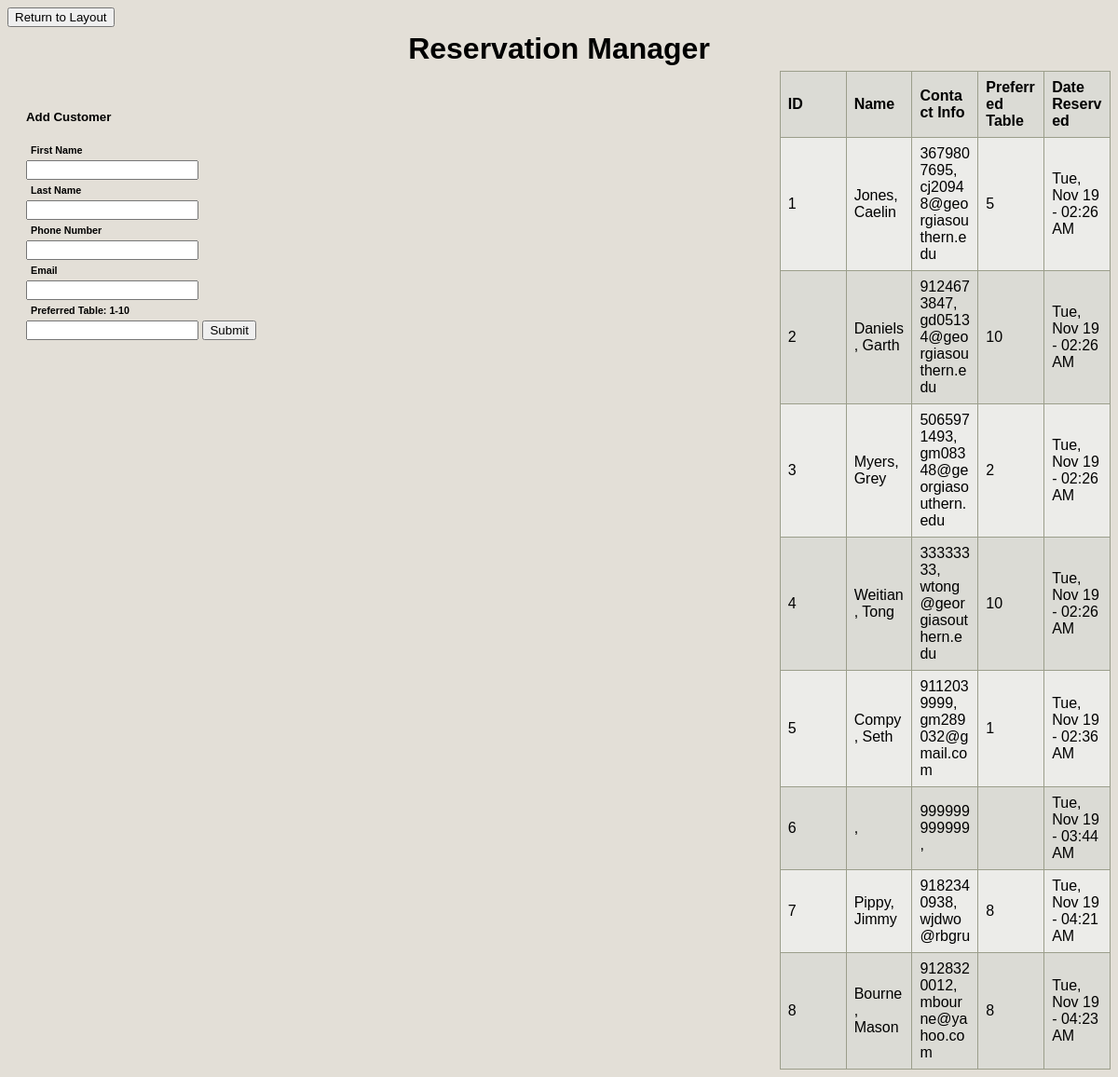
/reservation_manager, run on the app's committed database.
### main.py (models this page shows, shortened)
class Customer(db.Model):
    cust_id = db.Column(db.Integer, primary_key=True, autoincrement=True)
    cust_first_name = db.Column(db.String(50), nullable=False)
    cust_last_name = db.Column(db.String(50), nullable=False)
    phone_no = db.Column(db.String(10), unique=True, nullable=False)
    email = db.Column(db.String(60), unique=True, nullable=False)
    pref_table = db.Column(db.Integer, db.ForeignKey("table.table_id"))
    date_created = db.Column(db.DateTime, default = datetime.now(), nullable=False)
    date_reserved = db.Column(db.DateTime, default = datetime.now(), nullable=False)

### main.py (the view)
@app.route('/reservation_manager', methods=['GET','POST'])
def add_reservation():
    if request.method == 'POST':
        cust_first_name = request.form['First Name']
        cust_last_name = request.form['Last Name']
        phone_no = request.form['Phone No.']
        email = request.form['Email']
        pref_table = request.form['Preferred Table']
        try:
            db.session.add(Customer(cust_first_name,
                                    cust_last_name,
                                    phone_no, email,
                                    pref_table))
            db.session.commit()
            return redirect('/reservation_manager')
        except:
            return 'There was an issue reserving your table'
    else:
        customers = Customer.query.order_by(Customer.cust_id).all()
        return render_template('reservation_manager.html', customers = customers)

### templates/reservation_manager.html (shortened to what this page needs)
{% extends 'base.html' %}
{% block head %}
<link rel="stylesheet" href="{{url_for('static', filename='css/main.css')}}">
{% endblock %}
{% block body %}
<div>
    <form action="/" method="GET">
        <button>Return to Layout</button>
    </form>
    <h1 style="text-align: center;">Reservation Manager</h1>
    <div class="container">
    <div class="form-container-non-centered">
        <form action="/reservation_manager" method="POST">
            <h5>Add Customer</h5>
            <h6>First Name</h6>
            <input type="text" name="First Name" id="first_name">
            <h6>Last Name</h6>
            <input type="text" name="Last Name" id="last_name">
            <h6>Phone Number</h6>
            <input type="text" name="Phone No." id="phone_no">
            <h6>Email</h6>
            <input type="text" name="Email" id="email">
            <h6>Preferred Table: 1-10</h6>
            <input type="text" name="Preferred Table" id="pref_table">
            <input type="submit" name="Enter Info">
        </form>
    </div>
    <table class="table">
        <tr>
          <th>ID</th>
          <th>Name</th>
          <th>Contact Info</th>
          <th>Preferred Table</th>
          <th>Date Reserved</th>
        </tr>
        {% for customer in customers %}
        <tr>
          <td>{{customer.cust_id}} </td>
          <td>{{customer.cust_last_name}}, {{customer.cust_first_name}}</td>
          <td>{{customer.phone_no}}, {{customer.email}}</td>
          <td>{{customer.pref_table}}</td>
          <td>{{customer.date_reserved.strftime("%a, %b %d - %H:%M %p")}}</td>
        </tr>
        {% endfor %}
    </table>
    </div>
</div>
{% endblock %}

### static/css/main.css (style rules this page uses)
body, html { font-family: sans-serif; background-color: #E3DFD7; color: black; }
h1 { margin: 5px; }
h6 { margin: 5px; }
.container { display: flex; justify-content: space-between; padding: auto; }
.form-container-non-centered { display: flex; gap: 20px; margin: 20px; flex-wrap: nowrap; }
table, td, th { border: 1px solid #9b9e8b; padding: 8px; text-align: left; word-wrap: break-word; }
.table { background-color: #dbdbd5; border-collapse: collapse; table-layout: fixed; width: 30%; }
.table tr:nth-child(even) { background-color: #ecece9; }

### data on the page
Customer: cust_id "1", cust_last_name "Jones", cust_first_name "Caelin", phone_no "3679807695", email "cj20948@georgiasouthern.edu", pref_table "5", date_reserved "Tue, Nov 19 - 02:26 AM"
Customer: cust_id "2", cust_last_name "Daniels", cust_first_name "Garth", phone_no "9124673847", email "gd05134@georgiasouthern.edu", pref_table "10", date_reserved "Tue, Nov 19 - 02:26 AM"
Customer: cust_id "3", cust_last_name "Myers", cust_first_name "Grey", phone_no "5065971493", email "gm08348@georgiasouthern.edu", pref_table "2", date_reserved "Tue, Nov 19 - 02:26 AM"
Customer: cust_id "4", cust_last_name "Weitian", cust_first_name "Tong", phone_no "33333333", email "wtong@georgiasouthern.edu", pref_table "10", date_reserved "Tue, Nov 19 - 02:26 AM"
Customer: cust_id "5", cust_last_name "Compy", cust_first_name "Seth", phone_no "9112039999", email "gm289032@gmail.com", pref_table "1", date_reserved "Tue, Nov 19 - 02:36 AM"
Customer: cust_id "6", phone_no "999999999999", date_reserved "Tue, Nov 19 - 03:44 AM"
Customer: cust_id "7", cust_last_name "Pippy", cust_first_name "Jimmy", phone_no "9182340938", email "wjdwo@rbgru", pref_table "8", date_reserved "Tue, Nov 19 - 04:21 AM"
Customer: cust_id "8", cust_last_name "Bourne", cust_first_name "Mason", phone_no "9128320012", email "mbourne@yahoo.com", pref_table "8", date_reserved "Tue, Nov 19 - 04:23 AM"
